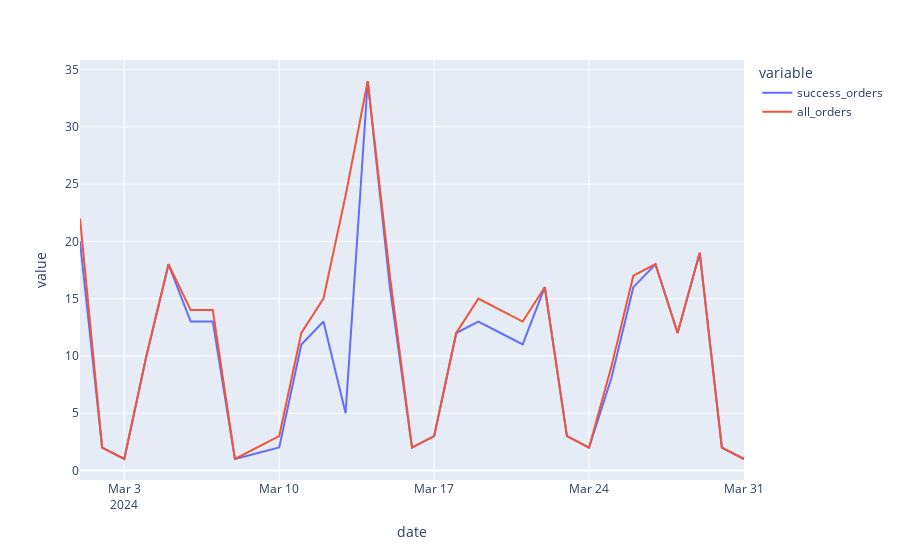

Notebook cell for this chart:
### Code cell
# Строим график с количеством успешных заказов
px.line(orders_count_by_day)

### Figure 1 — Plotly figure (JSON) as saved in the notebook; plotly's stock layout.template omitted (floating-point values rounded to 4 significant figures)
{"data": [{"hovertemplate": "variable=success_orders<br>date=%{x}<br>value=%{y}<extra></extra>", "legendgroup": "success_orders", "line": {"color": "#636efa", "dash": "solid"}, "mode": "lines", "name": "success_orders", "orientation": "v", "showlegend": true, "type": "scatter", "x": ["2024-03-01T00:00:00", "2024-03-02T00:00:00", "2024-03-03T00:00:00", "2024-03-04T00:00:00", "2024-03-05T00:00:00", "2024-03-06T00:00:00", "2024-03-07T00:00:00", "2024-03-08T00:00:00", "2024-03-10T00:00:00", "2024-03-11T00:00:00", "2024-03-12T00:00:00", "2024-03-13T00:00:00", "2024-03-14T00:00:00", "2024-03-15T00:00:00", "2024-03-16T00:00:00", "2024-03-17T00:00:00", "2024-03-18T00:00:00", "2024-03-19T00:00:00", "2024-03-20T00:00:00", "2024-03-21T00:00:00", "2024-03-22T00:00:00", "2024-03-23T00:00:00", "2024-03-24T00:00:00", "2024-03-25T00:00:00", "2024-03-26T00:00:00", "2024-03-27T00:00:00", "2024-03-28T00:00:00", "2024-03-29T00:00:00", "2024-03-30T00:00:00", "2024-03-31T00:00:00"], "xaxis": "x", "y": [20, 2, 1, 10, 18, 13, 13, 1, 2, 11, 13, 5, 34, 16, 2, 3, 12, 13, 12, 11, 16, 3, 2, 8, 16, 18, 12, 19, 2, 1], "yaxis": "y"}, {"hovertemplate": "variable=all_orders<br>date=%{x}<br>value=%{y}<extra></extra>", "legendgroup": "all_orders", "line": {"color": "#EF553B", "dash": "solid"}, "mode": "lines", "name": "all_orders", "orientation": "v", "showlegend": true, "type": "scatter", "x": ["2024-03-01T00:00:00", "2024-03-02T00:00:00", "2024-03-03T00:00:00", "2024-03-04T00:00:00", "2024-03-05T00:00:00", "2024-03-06T00:00:00", "2024-03-07T00:00:00", "2024-03-08T00:00:00", "2024-03-10T00:00:00", "2024-03-11T00:00:00", "2024-03-12T00:00:00", "2024-03-13T00:00:00", "2024-03-14T00:00:00", "2024-03-15T00:00:00", "2024-03-16T00:00:00", "2024-03-17T00:00:00", "2024-03-18T00:00:00", "2024-03-19T00:00:00", "2024-03-20T00:00:00", "2024-03-21T00:00:00", "2024-03-22T00:00:00", "2024-03-23T00:00:00", "2024-03-24T00:00:00", "2024-03-25T00:00:00", "2024-03-26T00:00:00", "2024-03-27T00:00:00", "2024-03-28T00:00:00", "2024-03-29T00:00:00", "2024-03-30T00:00:00", "2024-03-31T00:00:00"], "xaxis": "x", "y": [22, 2, 1, 10, 18, 14, 14, 1, 3, 12, 15, 24, 34, 17, 2, 3, 12, 15, 14, 13, 16, 3, 2, 9, 17, 18, 12, 19, 2, 1], "yaxis": "y"}], "layout": {"legend": {"title": {"text": "variable"}, "tracegroupgap": 0}, "margin": {"t": 60}, "xaxis": {"anchor": "y", "domain": [0, 1], "title": {"text": "date"}}, "yaxis": {"anchor": "x", "domain": [0, 1], "title": {"text": "value"}}}}
